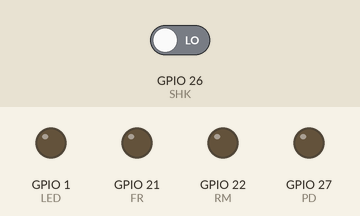
Recording of a sketch running on a simulated ESP32. On the bench: output pins drawn as LEDs (lit = HIGH). The test bench sets the inputs (shaded band); at power-on: GPIO 26 (SHK) LOW.

Above: at 1.2 s.
1.3 s: GPIO 26 (SHK) driven HIGH
At 3.3 s:
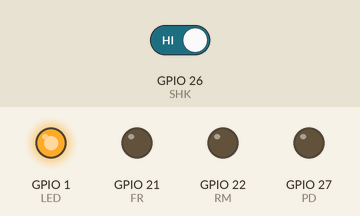
4.5 s: GPIO 26 (SHK) driven LOW
At 5.3 s:
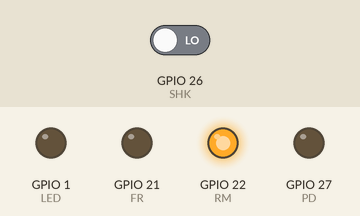
Timing chart, 0 to 63.6 s (numbered marks = the images above; inputs shaded):
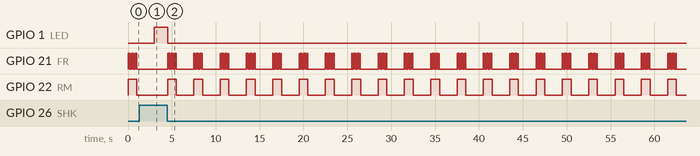

The sketch:

ring.ino
```cpp
/*
  Ring


*/
#define RM  22
#define PD  27
#define SHK 26
#define FR  21
#define LED 1


// the setup function runs once when you press reset or power the board
void setup() {
  // initialize digital pin LED_BUILTIN as an output.
  pinMode(RM, OUTPUT);
  pinMode(PD, OUTPUT);
  pinMode(SHK, INPUT);
  pinMode(FR, OUTPUT);
  pinMode(LED, OUTPUT);

  digitalWrite(PD, LOW);
  digitalWrite(LED, HIGH);
  digitalWrite(RM, LOW);
  digitalWrite(FR, LOW);

}

// the loop function runs over and over again forever
void loop()
{
  if(digitalRead(SHK))
  {
    digitalWrite(LED, digitalRead(SHK));
    delay(10);
  }
  else
  {
    digitalWrite(LED, digitalRead(SHK));
    ring();
  }
}

void ring()
{
  while(!digitalRead(SHK))
  {
    digitalWrite(RM,1);
    for(int i=0;i<20;i++)
    {
      digitalWrite(FR,1);
      delay(25);
      digitalWrite(FR,0);
      delay(25);
    }
    digitalWrite(RM,0);
    delay(2000);
  }
}
```

Measured:
- after the input at 1.3 s, GPIO 1 (LED): LOW → HIGH after 1.7 s; GPIO 21 (FR): stops changing and stays LOW; GPIO 22 (RM): stays LOW (without the input it goes to HIGH after 1.7 s)
- after the input at 4.5 s, GPIO 1 (LED): HIGH → LOW at once; GPIO 21 (FR): LOW → HIGH at once, then repeats every 3.0 s: HIGH 0.03 s, LOW 2.0 s, 19 × (HIGH 0.03 s, LOW 0.03 s); GPIO 22 (RM): alternates HIGH for 1.0 s and LOW for 2.0 s, starting at once
- by itself, GPIO 21 (FR): alternates HIGH for 0.03 s and LOW for 0.03 s, 40 changes in all, then stays LOW
